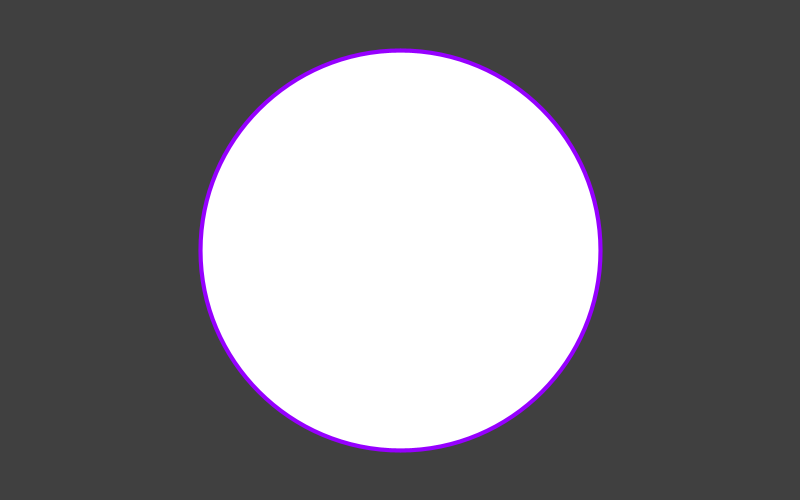
Frame 1 (no input)
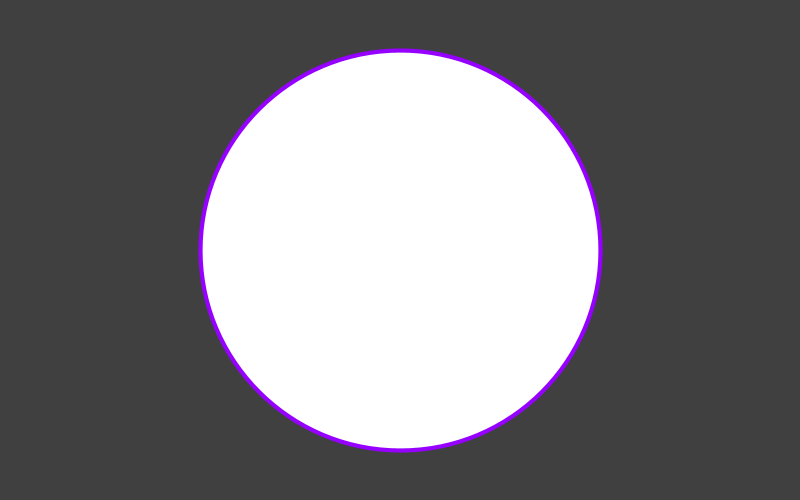
Frame 60 (the mouse pressed at the canvas centre just before this capture)
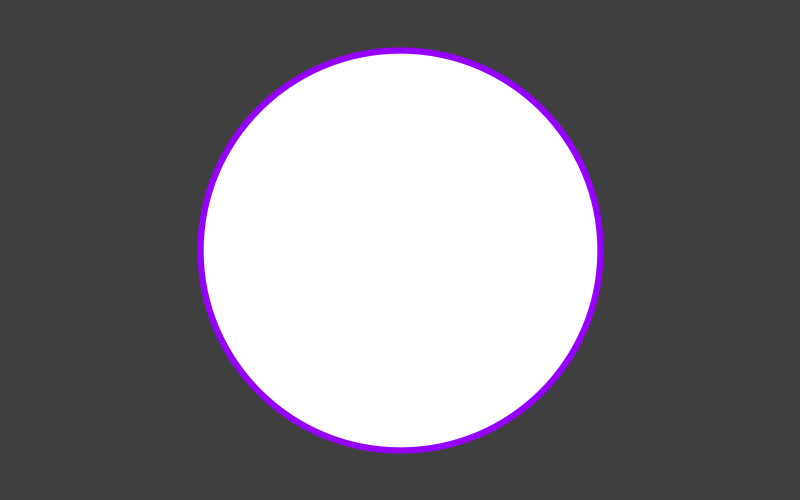
Frame 120 (the mouse held since frame 60 and released just before this capture)

The Processing sketch that drew these frames (run headless with seeded random() and noise(); from frame 60 on, the mouse is pressed at the canvas centre):

// Processing sketch: WaveDemo
// ── WaveDemo.pde


void setup(){
 size(800, 500); 
 stroke(150, 0, 255); 
}

void draw(){
 background(64);
 
 float time = millis()/1000.0;
 
 // -1 to 1 (2)
 // 2 to 20 (18)
 float t = sin(time * 20) * 9 + 11; // -9 to 9
 
 
 strokeWeight(t);
 
 ellipse(width/2, height/2, 400, 400);
}
